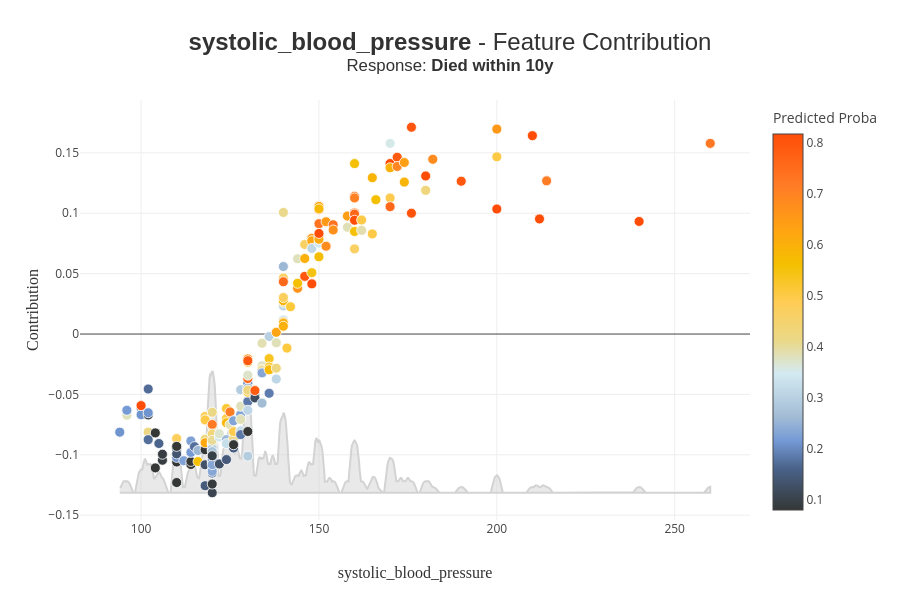

The notebook cell saved with this chart:
### Code cell
RF_xpl.plot.contribution_plot("systolic_blood_pressure")

### Figure 1 — Plotly figure (JSON) as saved in the notebook; plotly's stock layout.template omitted (floating-point values rounded to 4 significant figures; data arrays with more than 128 entries replaced by an {"elided": "..."} marker saying what was removed)
{"data": [{"customdata": {"elided": "200x2 int values"}, "fill": "toself", "hoverinfo": "none", "hovertemplate": "<b>%{hovertext}</b><br />systolic_blood_pressure: %{customdata[0]}<br />Contribution: %{y:.4f}<extra></extra>", "line": {"color": "rgb(211, 211, 211)"}, "marker": {"line": {"color": "white", "width": 0.8}, "size": 10}, "showlegend": false, "type": "scatter", "x": {"elided": "2000 float values"}, "y": {"elided": "2000 float values"}}, {"customdata": {"elided": "200x2 int values"}, "hovertemplate": "<b>%{hovertext}</b><br />systolic_blood_pressure: %{customdata[0]}<br />Contribution: %{y:.4f}<extra></extra>", "hovertext": {"elided": "200 str values"}, "marker": {"color": {"elided": "200 float values"}, "coloraxis": "coloraxis", "line": {"color": "white", "width": 0.8}, "size": 10}, "mode": "markers", "showlegend": false, "type": "scatter", "x": {"elided": "200 int values"}, "y": {"elided": "200 float values"}}], "layout": {"boxmode": "group", "coloraxis": {"cmax": 0.8167, "cmin": 0.08, "colorbar": {"title": {"text": "Predicted Proba"}}, "colorscale": [[0, "rgb(52, 55, 54)"], [0.1118, "rgb(74, 99, 138)"], [0.1837, "rgb(116, 153, 214)"], [0.2475, "rgb(162, 188, 213)"], [0.3638, "rgb(212, 234, 242)"], [0.4525, "rgb(235, 216, 134)"], [0.5557, "rgb(255, 204, 83)"], [0.6529, "rgb(244, 192, 0)"], [0.7376, "rgb(255, 166, 17)"], [0.8647, "rgb(255, 123, 38)"], [1, "rgb(255, 77, 7)"]]}, "height": 600, "hovermode": "closest", "title": {"font": {"color": "rgb(50, 50, 50)", "family": "Arial", "size": 24}, "text": "<b>systolic_blood_pressure</b> - Feature Contribution<br><sup>Response: <b>Died within 10y</b></sup>", "x": 0.5, "xanchor": "center", "y": 0.9167, "yanchor": "middle"}, "width": 900, "xaxis": {"automargin": true, "title": {"font": {"color": "rgb(50, 50, 50)", "family": "Arial Black", "size": 16}, "text": "systolic_blood_pressure"}}, "yaxis": {"automargin": true, "title": {"font": {"color": "rgb(50, 50, 50)", "family": "Arial Black", "size": 16}, "text": "Contribution"}}}}
